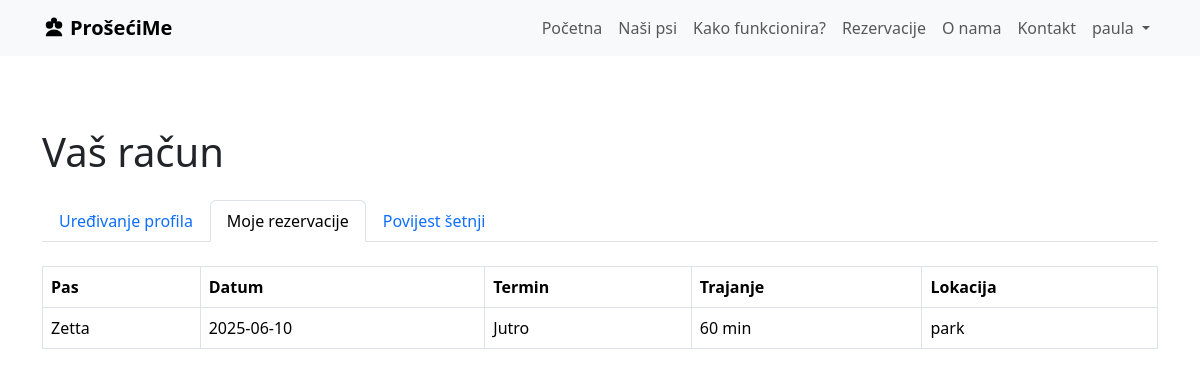
Screenshot of /account.php?tab=reservations (signed in) with the database file from the repository.
### tables this page shows
CREATE TABLE `reservations` (
  `id` int(10) UNSIGNED NOT NULL,
  `dog_id` int(10) UNSIGNED NOT NULL,
  `reserved_for` date NOT NULL,
  `time_slot` enum('morning','evening') NOT NULL DEFAULT 'morning',
  `duration` int(10) UNSIGNED NOT NULL DEFAULT 60,
  `location` varchar(50) NOT NULL,
  `reserved_by_user` int(10) UNSIGNED DEFAULT NULL,
  `completed` tinyint(1) NOT NULL DEFAULT 0,
  `created_at` timestamp NOT NULL DEFAULT current_timestamp()
);

CREATE TABLE `dogs` (
  `id` int(10) UNSIGNED NOT NULL,
  `name` varchar(100) NOT NULL,
  `breed` varchar(100) NOT NULL,
  `dob` date NOT NULL,
  `temperament` varchar(50) NOT NULL,
  `size` varchar(20) NOT NULL,
  `image` varchar(255) NOT NULL,
  `durations` varchar(100) NOT NULL DEFAULT '60',
  `locations` varchar(100) NOT NULL DEFAULT 'park'
);

### account.php (the view, shortened to what this page needs)
<?php
require_once __DIR__.'/config/config.php';
$user_id = $_SESSION['user_id'];
$tab = $_GET['tab'] ?? 'profile';
$feedback='';
$errors=[];
$stmt = $pdo->prepare('SELECT username,email,phone FROM users WHERE id=?');
$stmt->execute([$user_id]);
$u = $stmt->fetch();
$all=$pdo->prepare('SELECT r.id,d.name,r.reserved_for,r.time_slot,r.duration,r.location,r.completed FROM reservations r JOIN dogs d ON r.dog_id=d.id WHERE r.reserved_by_user=? ORDER BY r.reserved_for DESC');
$all->execute([$user_id]);
$resAll=$all->fetchAll();
$my=[];$history=[];
foreach($resAll as $r){
    if($r['completed']){$history[]=$r;}else{$my[]=$r;}
}
?>
<!DOCTYPE html>
<html lang="hr">
<head>
<link href="https://cdn.jsdelivr.net/npm/bootstrap@5.3.2/dist/css/bootstrap.min.css" rel="stylesheet">
</head>
<body>
<?php include __DIR__.'/elementi/nav.php'; ?>
<div class="container py-5">
<h1 class="mb-4">Vaš račun</h1>
<ul class="nav nav-tabs mb-4">
 <li class="nav-item"><a class="nav-link <?= $tab==='profile'?'active':'' ?>" href="?tab=profile">Uređivanje profila</a></li>
 <li class="nav-item"><a class="nav-link <?= $tab==='reservations'?'active':'' ?>" href="?tab=reservations">Moje rezervacije</a></li>
 <li class="nav-item"><a class="nav-link <?= $tab==='history'?'active':'' ?>" href="?tab=history">Povijest šetnji</a></li>
</ul>
<?php if($tab==='profile'): ?>
  <?php if($feedback): ?><div class="alert alert-success"><?= htmlspecialchars($feedback) ?></div><?php endif; ?>
  <?php if($errors): ?><div class="alert alert-danger"><ul><?php foreach($errors as $e): ?><li><?= htmlspecialchars($e) ?></li><?php endforeach; ?></ul></div><?php endif; ?>
  <form method="post">
    <div class="mb-3"><label class="form-label">Korisničko ime</label><input type="text" name="username" class="form-control" value="<?= htmlspecialchars($u['username']) ?>" required></div>
    <div class="mb-3"><label class="form-label">Email</label><input type="email" name="email" class="form-control" value="<?= htmlspecialchars($u['email']) ?>"></div>
    <div class="mb-3"><label class="form-label">Mobitel</label><input type="text" name="phone" class="form-control" value="<?= htmlspecialchars($u['phone']) ?>"></div>
    <div class="mb-3"><label class="form-label">Nova lozinka</label><input type="password" name="password" class="form-control"></div>
    <button class="btn btn-primary">Spremi</button>
  </form>
<?php elseif($tab==='reservations'): ?>
  <?php if($my): ?>
  <table class="table table-bordered">
    <thead><tr><th>Pas</th><th>Datum</th><th>Termin</th><th>Trajanje</th><th>Lokacija</th></tr></thead>
    <tbody>
    <?php foreach($my as $r): ?>
      <tr><td><?= htmlspecialchars($r['name']) ?></td><td><?= htmlspecialchars($r['reserved_for']) ?></td><td><?= $r['time_slot']==='morning'?'Jutro':'Večer' ?></td><td><?= (int)$r['duration'] ?> min</td><td><?= htmlspecialchars($r['location']) ?></td></tr>
    <?php endforeach; ?>
    </tbody>
  </table>
  <?php else: ?><p>Nema rezervacija.</p><?php endif; ?>
<?php endif; ?>
</div>
</body>
</html>

### rows the page displays
reservations: dog.name "Zetta", reserved_for "2025-06-10", time_slot "Jutro", duration "60", location "park"

### other values shown
$title "Početna"
$title "Naši psi"
$title "Kako funkcionira?"
$title "Rezervacije"
$title "O nama"
$title "Kontakt"
$user "paula"
